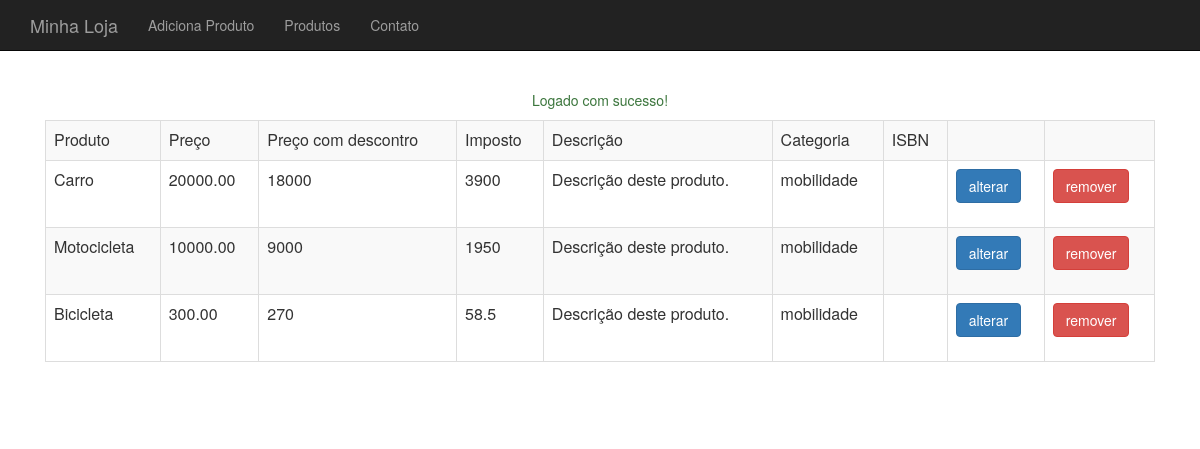
/produto-lista.php (signed in), run on the app's committed database.
### tables this page shows
create table produtos (id integer auto_increment primary key, nome varchar(255), preco decimal(10,2));

create table categorias (id integer auto_increment primary key, nome varchar(255));

### class/ProdutoDao.php (called while the page is built, shortened)
<?php
class ProdutoDao {
    private $conexao;
    public function __construct($conexao) {
        $this->conexao = $conexao;
    }
    function listaProdutos() {
        $query     = "select p.*, c.nome as categoria from produtos as p inner join categorias as c on c.id = p.categoria_id";
        $resultado = mysqli_query($this->conexao, $query);
        $produtos = array();
        while ($produtoArray = mysqli_fetch_assoc($resultado)) {
            $tipo = $produtoArray['tipoProduto'];
            $factory = new ProdutoFactory();
            $produto = $factory->criaPor($tipo, $produtoArray);
            array_push($produtos, $produto);
        }
        return $produtos;
    }
}

### class/ProdutoFactory.php (called while the page is built)
<?php
class ProdutoFactory {
    private $classes = array("Ebook", "LivroFisico");
    public function criaPor($tipoProduto, $params) {
        $nome = $params['nome'];
        $preco = $params['preco'];
        $descricao = $params['descricao'];
        $categoria = new Categoria();
        $usado = $params['usado'];
        if (isset($params['categoria_id'])) {
            $categoria->setId($params['categoria_id']);
        }
        if (isset($params['categoria'])) {
            $categoria->setNome($params['categoria']);
        }
        if (in_array($tipoProduto, $this->classes)) {
            $produto = new $tipoProduto($nome, $preco, $descricao, $categoria, $usado);
            $produto->atualizaBaseadoEm($params);
        } else {
            $produto = new Produto($nome, $preco, $descricao, $categoria, $usado);
        }
        if (isset($params['id'])) {
            $produto->setId($params['id']);
        }
        $produto->setTipo($tipoProduto);
        $produto->setUsado($params['usado']);
        if (isset($params['usado'])) {
            $produto->setUsado($params['usado']);
        }
        return $produto;
    }
}

### class/Produto.php (called while the page is built, shortened)
<?php
class Produto {
    private $id;
    private $nome;
	private $preco;
    private $descricao;
    private $categoria;
    public function __construct($nome, $preco, $descricao, Categoria $categoria, $usado) {
        $this->nome = $nome;
        $this->preco = $preco;
        $this->descricao = $descricao;
        $this->categoria = $categoria;
    }
    public function getId() {
        return $this->id;
    }
    public function setId($id) {
        $this->id = $id;
    }
    public function getNome() {
        return $this->nome;
    }
    public function getPreco() {
        return $this->preco;
    }
    public function getDescricao() {
        return $this->descricao;
    }
    public function getCategoria() {
        return $this->categoria;
    }
    public function precoComDesconto($valor = 0.1) {
        if ($valor > 0 && $valor <= 0.5) {
            return $this->preco - ($this->preco * $valor);
        }
        return $this->preco;
    }
    public function calculaImposto() {
        return $this->preco * 0.195;
    }
}

### class/Categoria.php (called while the page is built, shortened)
<?php
class Categoria {
	private $nome;
    public function getNome() {
        return $this->nome;
    }
    public function setNome($nome) {
        $this->nome = $nome;
    }
}

### produto-lista.php (the view, shortened to what this page needs)
<?php
require_once("autoload.php");
$produtoDao = new ProdutoDao($conexao);
$produtos = $produtoDao->listaProdutos();
require_once("cabecalho.php");
?>
<table class="table table-bordered table-striped">
    <tr>
        <td>Produto</td>
        <td>Preço</td>
        <td>Preço com descontro</td>
        <td>Imposto</td>
        <td>Descrição</td>
        <td>Categoria</td>
        <td>ISBN</td>
        <td></td>
        <td></td>
    </tr>
<?php
foreach ($produtos as $produto) {
    ?>
    <tr>
        <td><?= $produto->getNome() ?></td>
        <td><?= $produto->getPreco()  ?></td>
        <td><?= $produto->precoComDesconto() ?></td>
        <td><?= $produto->calculaImposto() ?></td>
        <td><?= substr($produto->getDescricao(), 0, 40);  ?></td>
        <td><?= $produto->getCategoria()->getNome()  ?></td>
        <td><?php
            ?></td>
        <td>
            <a class="btn btn-primary" href="produto-altera-formulario.php?id=<?=$produto->getId()?>">alterar</a>
        </td>
        <td>
            <form action="remove-produto.php" method="post" >
                <button class="btn btn-danger" >remover</button>
            </form>
        </td>
    </tr>
    <?php
}
?>
</table>
<?php
require_once("rodape.php");

### css/loja.css (style rules this page uses)
body { padding-top: 50px; }

### data on the page
produtos: nome "Carro", preco "20000.00", preco "18000", preco "3900", descricao "Descrição deste produto.", categoria.nome "mobilidade"
produtos: nome "Motocicleta", preco "10000.00", preco "9000", preco "1950", descricao "Descrição deste produto.", categoria.nome "mobilidade"
produtos: nome "Bicicleta", preco "300.00", preco "270", preco "58.5", descricao "Descrição deste produto.", categoria.nome "mobilidade"

### other printed values
$_SESSION[$tipo] "Logado com sucesso!"
